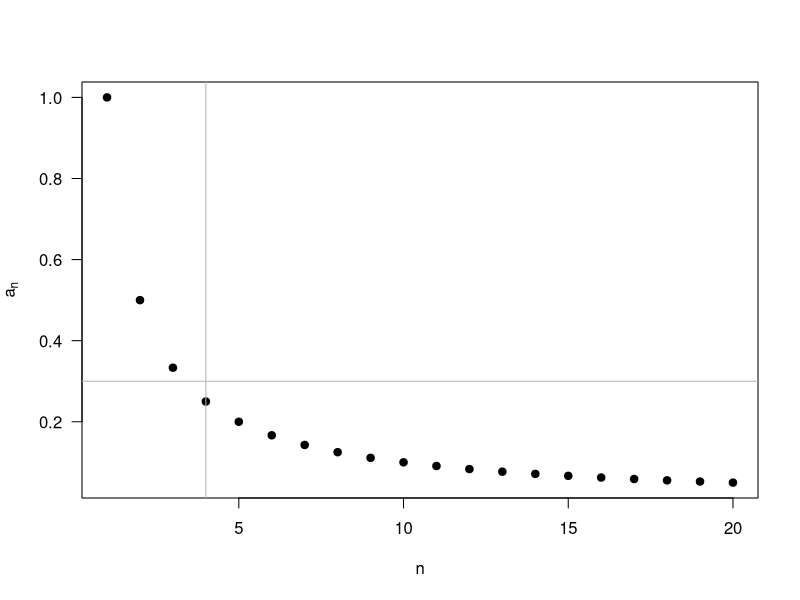
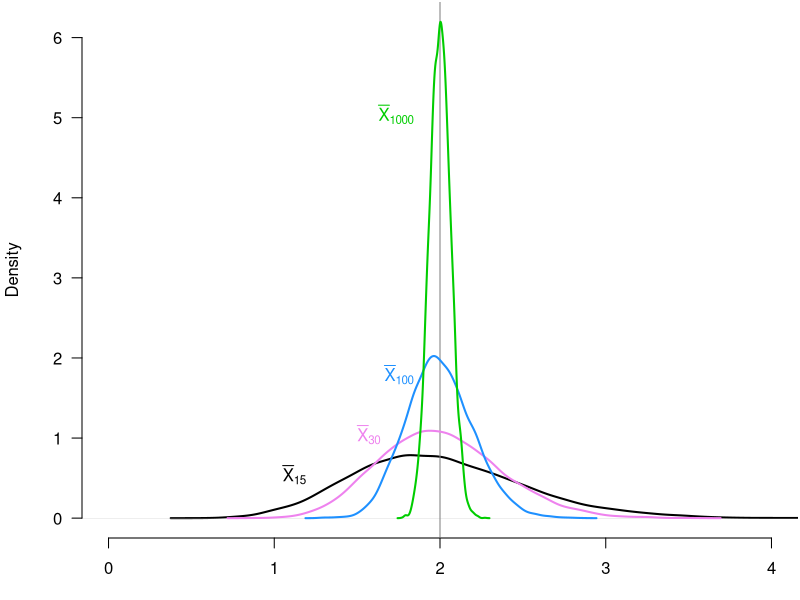
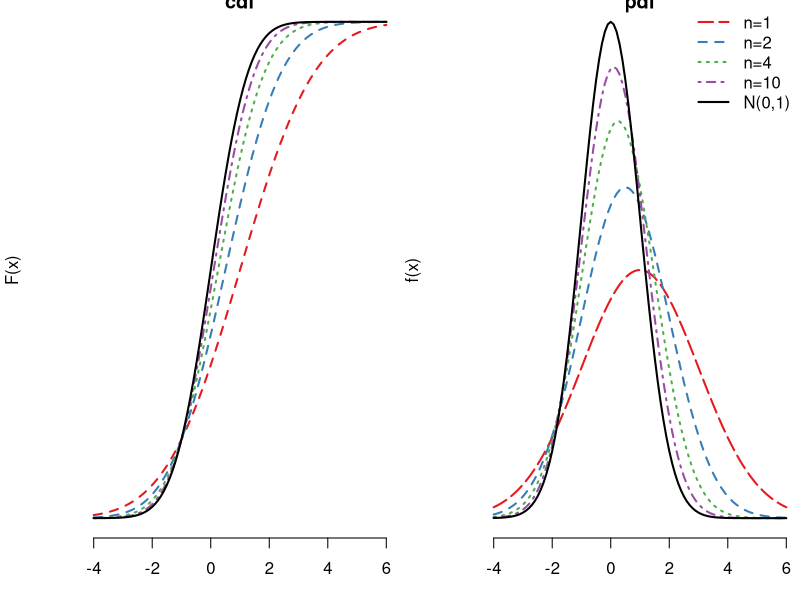
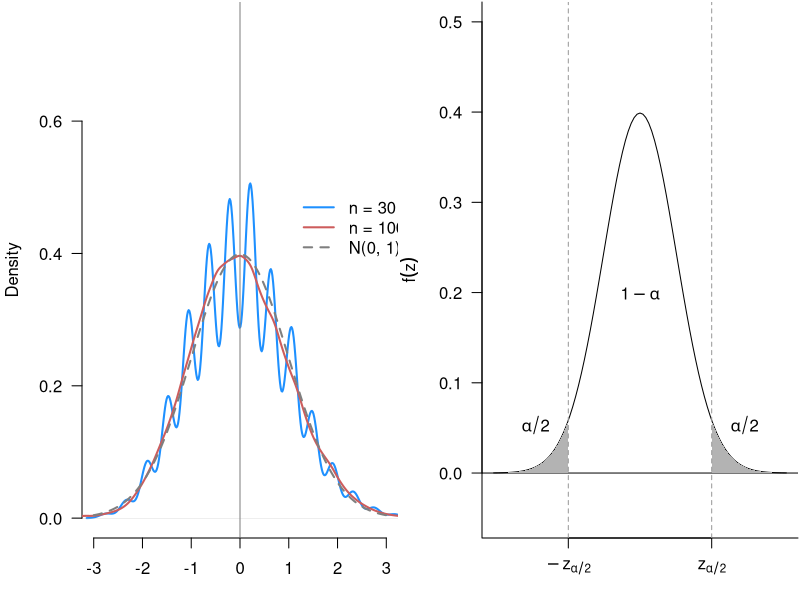

The R script that drew these images, in order: (Note: this script raises an error after producing the figures.)
## ---- chunk 1
#| label: "sequence"
#| echo: false
plot(x = 1:20, y = 1 / (1:20), las = 1,
     pch = 19, xlab = "n", ylab = expression(a[n]))
abline(h = 0.3, col = "grey70")
abline(v = 4, col = "grey70")
## ---- chunk 2
#| label: "fig-lln-sim"
#| echo: false
#| fig-cap: "Sampling distribution of the sample mean as a function of
#| sample size."
nsims <- 10000
holder <- matrix(NA, nrow = nsims, ncol = 6)
for (i in 1:nsims) {
  s5 <- rexp(n = 5, rate = 0.5)
  s15 <- rexp(n = 15, rate = 0.5)
  s30 <- rexp(n = 30, rate = 0.5)
  s100 <- rexp(n = 100, rate = 0.5)
  s1000 <- rexp(n = 1000, rate = 0.5)
  s10000 <- rexp(n = 10000, rate = 0.5)

  holder[i, 1] <- mean(s5)
  holder[i, 2] <- mean(s15)
  holder[i, 3] <- mean(s30)
  holder[i, 4] <- mean(s100)
  holder[i, 5] <- mean(s1000)
  holder[i, 6] <- mean(s10000)
}
par(las = 1, mar = c(3.1, 4.1, 0.1, 0.1))
plot(
  density(holder[, 2]),
  xlim = c(0, 4),
  bty = "n",
  main = "",
  lwd = 2,
  xlab = "",
  ylim = range(density(holder[, 5])$y)
)
abline(v = 2, col = "grey50")
lines(density(holder[, 3]), col = "violet", lwd = 2)
lines(density(holder[, 4]), col = "dodgerblue", lwd = 2)
lines(density(holder[, 5]), col = "green3", lwd = 2)
text(x = 1.25, y = 0.5, expression(bar(X)[15]), col = "black", pos = 2)
text(x = 1.7, y = 1, expression(bar(X)[30]), col = "violet", pos = 2)
text(x = 1.9, y = 1.75, expression(bar(X)[100]), col = "dodgerblue", pos = 2)
text(x = 1.9, y = 5, expression(bar(X)[1000]), col = "green3", pos = 2)
## ---- chunk 3
#| label: "indist"
#| echo: false
par(mfrow = c(1, 2))
library(RColorBrewer)
cols <- brewer.pal(5, "Set1")
curve(
  pnorm(x, 1, 2),
  ylim = c(0, 1),
  from = -4,
  to = 6,
  bty = "n",
  yaxt = "n",
  ylab = "F(x)",
  main = "cdf",
  col = cols[1],
  lwd = 2,
  lty = 2
)
curve(
  pnorm(x, 0.5, 1.5),
  from = -4, to = 6, add = TRUE, lty = 2, col = cols[2], lwd = 2
)
curve(
  pnorm(x, 0.25, 1.25),
  from = -4, to = 6, add = TRUE, lty = 3, col = cols[3], lwd = 2
)
curve(
  pnorm(x, 0.1, 1.1),
  from = -4, 6, add = TRUE, lty = 4, col = cols[4], lwd = 2
)
curve(
  pnorm(x, 0, 1), from = -4, 6, add = TRUE, lty = 1, col = "black", lwd = 2
)

curve(
  dnorm(x, 1, 2),
  from = -4, to = 6, bty = "n", yaxt = "n", ylab = "f(x)", main = "pdf",
  lwd = 2, col = cols[1], lty = 5, ylim = c(0, dnorm(0))
)
curve(
  dnorm(x, 0.5, 1.5),
  from = -4, to = 6, add = TRUE, lty = 2, lwd = 2, col = cols[2]
)
curve(
  dnorm(x, 0.25, 1.25),
  from = -4, to = 6, add = TRUE, lty = 3, lwd = 2, col = cols[3]
)
curve(
  dnorm(x, 0.1, 1.1),
  from = -4, to = 6, add = TRUE, lty = 4, lwd = 2, col = cols[4]
)
curve(
  dnorm(x, 0, 1), from = -4, to = 6, add = TRUE, lwd = 2, col = "black"
)
legend(
  x = "topright",
  legend = c("n=1", "n=2", "n=4", "n=10", "N(0,1)"),
  col = c(cols[1:4], "black"),
  lty = c(5, 2, 3, 4, 1),
  lwd = 2,
  bty = "n"
)
## ---- chunk 4
#| label: fig-clt
#| echo: false
#| fig-cap: "Sampling distributions of the normalized sample mean at
#| n=30 and n=100."
set.seed(02138)
nsims <- 10000
holder2 <- matrix(NA, nrow = nsims, ncol = 6)
for (i in 1:nsims) {
  s5 <- rbinom(n = 5, size = 1, prob = 0.25)
  s15 <- rbinom(n = 15, size = 1, prob = 0.25)
  s30 <- rbinom(n = 30, size = 1, prob = 0.25)
  s100 <- rbinom(n = 100, size = 1, prob = 0.25)
  s1000 <- rbinom(n = 1000, size = 1, prob = 0.25)
  s10000 <- rbinom(n = 10000, size = 1, prob = 0.25)

  holder2[i, 1] <- mean(s5)
  holder2[i, 2] <- mean(s15)
  holder2[i, 3] <- mean(s30)
  holder2[i, 4] <- mean(s100)
  holder2[i, 5] <- mean(s1000)
  holder2[i, 6] <- mean(s10000)
}

par(las = 1, mar = c(3.1, 4.1, 0.1, 0.1))
plot(
  density((holder2[, 3] - 0.25) * sqrt(16 / 3) * sqrt(30)),
  xlim = c(-3, 3),
  bty = "n",
  main = "",
  lwd = 2,
  xlab = "",
  col = "dodgerblue",
  ylim = c(0, 0.75)
)
lines(
  density((holder2[, 4] - 0.25) * sqrt(16 / 3) * sqrt(100)),
  bty = "n",
  main = "",
  lwd = 2,
  col = "indianred"
)
abline(v = 0, col = "grey50")
legend(
  x = 1,
  y = 0.5,
  legend = c("n = 30", "n = 100", "N(0, 1)"),
  col = c("dodgerblue", "indianred", "grey50"),
  lwd = 2,
  lty = c(1, 1, 2),
  bty = "n"
)
curve(dnorm(x), from = -3, to = 3, add = TRUE, lwd = 2, lty = 2, col = "grey50")
## ---- chunk 5
#| label: fig-std-normal
#| echo: false
#| fig-cap: "Critical values for the standard normal."
curve(
  dnorm(x), from = -4, to = 4, ylim = c(-.05, 0.5), bty = "l", las = 1,
  xlab = "z", ylab = expression(f(z)), xaxt = "n"
)
abline(h = 0)
axis(
  side = 1, at = c(-1.96, 1.96),
  labels = c(expression(-z[alpha / 2]), expression(z[alpha / 2]))
)
polygon(
  c(-4, seq(-4, -1.96, 0.01), -1.96),
  c(0, dnorm(seq(-4, -1.96, 0.01)), 0),
  col = "grey70",
  border = NA
)
polygon(
  c(4, seq(4, 1.96, -0.01), 1.96),
  c(0, dnorm(seq(4, 1.96, -0.01)), 0),
  col = "grey70",
  border = NA
)
abline(v = 1.96, lty = 2, col = "grey60")
abline(v = -1.96, lty = 2, col = "grey60")
text(x = 0, y = dnorm(0) / 2, expression(1 - alpha))
text(x = 2.2, y = 0.05, expression(alpha / 2), pos = 4)
text(x = -2.2, y = 0.05, expression(alpha / 2), pos = 2)
## ---- chunk 6
## alpha = 0.1 for 90% CI
qnorm(0.1 / 2, lower.tail = FALSE)
## ---- chunk 7
#| label: "fig-ci-sim"
#| echo: false
#| fig.cap: "95% confidence intervals from 100 random samples. Intervals are blue if they contain the truth and red if they do not."
set.seed(02143)
sims <- 10000
cover <- rep(0, times = sims)
low_bound <- up_bound <- rep(NA, times = sims)
for (i in 1:sims) {
  draws <- rnorm(500, mean = 1, sd = sqrt(10))
  low_bound[i] <- mean(draws) - sd(draws) / sqrt(500) * 1.96
  up_bound[i] <- mean(draws) + sd(draws) / sqrt(500) * 1.96
  if (low.bound[i] < 1 && up.bound[i] > 1) {
    cover[i] <- 1
  }
}
cols <- ifelse(cover == 1, "dodgerblue", "indianred")
plot(x = NULL, y = NULL, xlim = c(1, 100), ylim = c(0.5, 1.5), bty = "n",
     xlab = "Trial", ylab = "Estimate", xaxt = "n", las = 1)
abline(h = 1, col = "grey", lwd = 3)
segments(x0 = 1:100, y0 = low_bound[1:100], y1 = up_bound[1:100],
         col = cols[1:100], lwd = 3)
## ---- chunk 8
#| label: "fig-delta"
#| echo: false
#| fig-cap: "Linear approximation to nonlinear functions."

curve(
  x ^ 2, from = -3, to = 3, lwd = 2, bty = "l", ylim = c(0, 10),
  xaxt = "n", yaxt = "n", xlab = expression(theta),
  ylab = expression(h(theta))
)
axis(
  side = 1, at = c(-1, -1.25),
  labels = c(expression(theta[0]), expression(hat(theta)[n]))
)
axis(
  side = 2, at = c(1, 1.25^2),
  labels = c(expression(h(theta[0])), expression(h(hat(theta)[n]))), las = 1
)
abline(a = -1, b = -2, col = "indianred1", lwd = 2)
segments(x0 = -1, y0 = -1, y1 = 1, lty = 2, lwd = 1.5)
segments(x0 = -1.25, y0 = -1, y1 = 1.25^2, lty = 2, lwd = 1.5, col = "grey50")
segments(
  x0 = -20, x1 = -1.25, y0 = 1.25 ^ 2, lwd = 1.5, lty = 2, col = "grey50"
)
segments(x0 = -20, x1 = -1, y0 = 1, lwd = 1.5, lty = 2, col = "black")
segments(x0 = -2.5, x1 = -2.5, y0 = 4, y1 = 3)
segments(x0 = -2.5, x1 = -2, y0 = 3, y1 = 3)
text(
  x = -2.5,
  y = 3.5, expression(h * minute * (x)), pos = 2, cex = 0.88,
  offset = 0.1
)
text(x = -2.25, y = 3, "1", pos = 1, cex = 0.88, offset = 0.25)
text(x = 2.75, y = 2.75^2, expression(h()), pos = 4)
